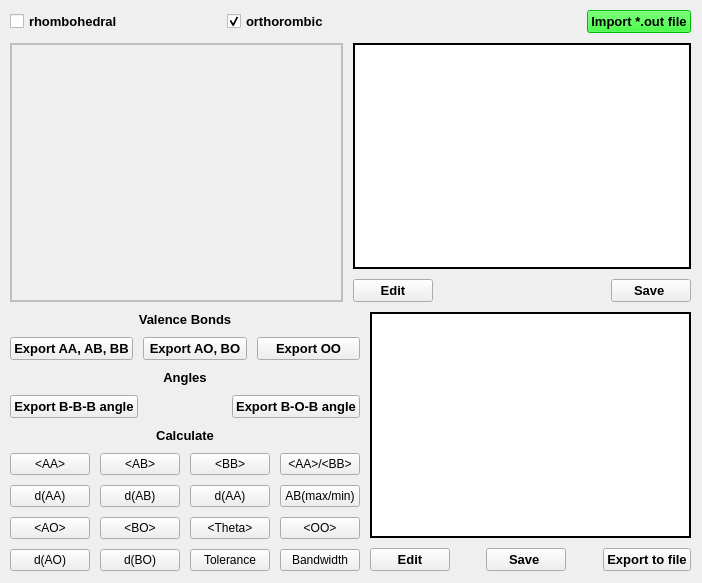
<?xml version="1.0" encoding="UTF-8"?>
<ui version="4.0">
 <class>MainWindow</class>
 <widget class="QMainWindow" name="MainWindow">
  <property name="geometry">
   <rect>
    <x>0</x>
    <y>0</y>
    <width>702</width>
    <height>583</height>
   </rect>
  </property>
  <property name="sizePolicy">
   <sizepolicy hsizetype="Fixed" vsizetype="Fixed">
    <horstretch>0</horstretch>
    <verstretch>0</verstretch>
   </sizepolicy>
  </property>
  <property name="windowTitle">
   <string>MainWindow</string>
  </property>
  <widget class="QWidget" name="centralwidget">
   <property name="styleSheet">
    <string notr="true"/>
   </property>
   <widget class="QWidget" name="layoutWidget">
    <property name="geometry">
     <rect>
      <x>10</x>
      <y>10</y>
      <width>681</width>
      <height>561</height>
     </rect>
    </property>
    <layout class="QVBoxLayout" name="Main_Layout">
     <property name="spacing">
      <number>10</number>
     </property>
     <item>
      <layout class="QHBoxLayout" name="HLayout_1">
       <item>
        <widget class="QCheckBox" name="rhombohedral">
         <property name="font">
          <font>
           <pointsize>10</pointsize>
           <weight>75</weight>
           <bold>true</bold>
          </font>
         </property>
         <property name="text">
          <string>rhombohedral</string>
         </property>
         <property name="iconSize">
          <size>
           <width>25</width>
           <height>25</height>
          </size>
         </property>
        </widget>
       </item>
       <item>
        <spacer name="horizontalSpacer">
         <property name="orientation">
          <enum>Qt::Horizontal</enum>
         </property>
         <property name="sizeHint" stdset="0">
          <size>
           <width>78</width>
           <height>20</height>
          </size>
         </property>
        </spacer>
       </item>
       <item>
        <widget class="QCheckBox" name="orthorombic">
         <property name="font">
          <font>
           <pointsize>10</pointsize>
           <weight>75</weight>
           <bold>true</bold>
          </font>
         </property>
         <property name="autoFillBackground">
          <bool>false</bool>
         </property>
         <property name="text">
          <string>orthorombic</string>
         </property>
         <property name="iconSize">
          <size>
           <width>25</width>
           <height>25</height>
          </size>
         </property>
         <property name="checkable">
          <bool>true</bool>
         </property>
         <property name="checked">
          <bool>true</bool>
         </property>
         <property name="tristate">
          <bool>false</bool>
         </property>
        </widget>
       </item>
       <item>
        <spacer name="horizontalSpacer_2">
         <property name="orientation">
          <enum>Qt::Horizontal</enum>
         </property>
         <property name="sizeHint" stdset="0">
          <size>
           <width>248</width>
           <height>20</height>
          </size>
         </property>
        </spacer>
       </item>
       <item>
        <widget class="QPushButton" name="import_out_button">
         <property name="font">
          <font>
           <pointsize>10</pointsize>
           <weight>75</weight>
           <bold>true</bold>
          </font>
         </property>
         <property name="styleSheet">
          <string notr="true">background-color: rgb(0, 255, 0);
border-color: rgb(0, 0, 255);</string>
         </property>
         <property name="text">
          <string>Import *.out file</string>
         </property>
         <property name="iconSize">
          <size>
           <width>25</width>
           <height>25</height>
          </size>
         </property>
        </widget>
       </item>
      </layout>
     </item>
     <item>
      <layout class="QHBoxLayout" name="HLayout_2">
       <item>
        <widget class="QTextEdit" name="import_results_textedit">
         <property name="enabled">
          <bool>false</bool>
         </property>
         <property name="font">
          <font>
           <pointsize>10</pointsize>
          </font>
         </property>
         <property name="frameShape">
          <enum>QFrame::Box</enum>
         </property>
         <property name="frameShadow">
          <enum>QFrame::Plain</enum>
         </property>
         <property name="lineWidth">
          <number>2</number>
         </property>
         <property name="lineWrapMode">
          <enum>QTextEdit::WidgetWidth</enum>
         </property>
        </widget>
       </item>
       <item>
        <layout class="QVBoxLayout" name="verticalLayout_2">
         <item>
          <widget class="QTextEdit" name="variables">
           <property name="font">
            <font>
             <pointsize>10</pointsize>
            </font>
           </property>
           <property name="styleSheet">
            <string notr="true"/>
           </property>
           <property name="frameShape">
            <enum>QFrame::Box</enum>
           </property>
           <property name="frameShadow">
            <enum>QFrame::Plain</enum>
           </property>
           <property name="lineWidth">
            <number>2</number>
           </property>
          </widget>
         </item>
         <item>
          <layout class="QHBoxLayout" name="horizontalLayout_2">
           <item>
            <widget class="QPushButton" name="Edit_variables">
             <property name="font">
              <font>
               <pointsize>10</pointsize>
               <weight>75</weight>
               <bold>true</bold>
              </font>
             </property>
             <property name="text">
              <string>Edit</string>
             </property>
            </widget>
           </item>
           <item>
            <spacer name="horizontalSpacer_3">
             <property name="orientation">
              <enum>Qt::Horizontal</enum>
             </property>
             <property name="sizeHint" stdset="0">
              <size>
               <width>168</width>
               <height>20</height>
              </size>
             </property>
            </spacer>
           </item>
           <item>
            <widget class="QPushButton" name="Save_variables">
             <property name="font">
              <font>
               <pointsize>10</pointsize>
               <weight>75</weight>
               <bold>true</bold>
              </font>
             </property>
             <property name="text">
              <string>Save </string>
             </property>
            </widget>
           </item>
          </layout>
         </item>
        </layout>
       </item>
      </layout>
     </item>
     <item>
      <layout class="QHBoxLayout" name="HLayout_3">
       <item>
        <layout class="QVBoxLayout" name="verticalLayout_3">
         <item>
          <widget class="QLabel" name="label_1">
           <property name="font">
            <font>
             <pointsize>10</pointsize>
             <weight>75</weight>
             <bold>true</bold>
             <strikeout>false</strikeout>
             <kerning>true</kerning>
            </font>
           </property>
           <property name="text">
            <string>Valence Bonds</string>
           </property>
           <property name="alignment">
            <set>Qt::AlignCenter</set>
           </property>
          </widget>
         </item>
         <item>
          <layout class="QHBoxLayout" name="horizontalLayout_4">
           <item>
            <widget class="QPushButton" name="Export_AA_AB_BB">
             <property name="font">
              <font>
               <pointsize>10</pointsize>
               <weight>75</weight>
               <bold>true</bold>
              </font>
             </property>
             <property name="text">
              <string>Export AA, AB, BB</string>
             </property>
            </widget>
           </item>
           <item>
            <widget class="QPushButton" name="Export_AO_BO">
             <property name="font">
              <font>
               <pointsize>10</pointsize>
               <weight>75</weight>
               <bold>true</bold>
              </font>
             </property>
             <property name="text">
              <string>Export AO, BO</string>
             </property>
            </widget>
           </item>
           <item>
            <widget class="QPushButton" name="Export_OO">
             <property name="font">
              <font>
               <pointsize>10</pointsize>
               <weight>75</weight>
               <bold>true</bold>
              </font>
             </property>
             <property name="text">
              <string>Export OO</string>
             </property>
            </widget>
           </item>
          </layout>
         </item>
         <item>
          <widget class="QLabel" name="label">
           <property name="font">
            <font>
             <pointsize>10</pointsize>
             <weight>75</weight>
             <bold>true</bold>
             <strikeout>false</strikeout>
             <kerning>true</kerning>
            </font>
           </property>
           <property name="text">
            <string>Angles</string>
           </property>
           <property name="alignment">
            <set>Qt::AlignCenter</set>
           </property>
          </widget>
         </item>
         <item>
          <layout class="QHBoxLayout" name="horizontalLayout_5">
           <item>
            <widget class="QPushButton" name="Angle_B_B_B">
             <property name="font">
              <font>
               <pointsize>10</pointsize>
               <weight>75</weight>
               <bold>true</bold>
              </font>
             </property>
             <property name="text">
              <string>Export B-B-B angle</string>
             </property>
            </widget>
           </item>
           <item>
            <spacer name="horizontalSpacer_4">
             <property name="orientation">
              <enum>Qt::Horizontal</enum>
             </property>
             <property name="sizeHint" stdset="0">
              <size>
               <width>58</width>
               <height>20</height>
              </size>
             </property>
            </spacer>
           </item>
           <item>
            <widget class="QPushButton" name="Angle_B_O_B">
             <property name="font">
              <font>
               <pointsize>10</pointsize>
               <weight>75</weight>
               <bold>true</bold>
              </font>
             </property>
             <property name="text">
              <string>Export B-O-B angle</string>
             </property>
            </widget>
           </item>
          </layout>
         </item>
         <item>
          <widget class="QLabel" name="label_2">
           <property name="font">
            <font>
             <pointsize>10</pointsize>
             <weight>75</weight>
             <bold>true</bold>
             <strikeout>false</strikeout>
             <kerning>true</kerning>
            </font>
           </property>
           <property name="text">
            <string>Calculate</string>
           </property>
           <property name="alignment">
            <set>Qt::AlignCenter</set>
           </property>
          </widget>
         </item>
         <item>
          <layout class="QGridLayout" name="gridLayout">
           <item row="0" column="0">
            <widget class="QPushButton" name="ave_AA">
             <property name="text">
              <string>&lt;AA&gt;</string>
             </property>
            </widget>
           </item>
           <item row="0" column="1">
            <widget class="QPushButton" name="ave_AB">
             <property name="text">
              <string>&lt;AB&gt;</string>
             </property>
            </widget>
           </item>
           <item row="0" column="2">
            <widget class="QPushButton" name="ave_BB">
             <property name="text">
              <string>&lt;BB&gt;</string>
             </property>
            </widget>
           </item>
           <item row="0" column="3">
            <widget class="QPushButton" name="ave_AA_BB">
             <property name="text">
              <string>&lt;AA&gt;/&lt;BB&gt;</string>
             </property>
            </widget>
           </item>
           <item row="1" column="0">
            <widget class="QPushButton" name="def_AA">
             <property name="text">
              <string>d(AA)</string>
             </property>
            </widget>
           </item>
           <item row="1" column="1">
            <widget class="QPushButton" name="def_AB">
             <property name="text">
              <string>d(AB)</string>
             </property>
            </widget>
           </item>
           <item row="1" column="2">
            <widget class="QPushButton" name="def_BB">
             <property name="text">
              <string>d(AA)</string>
             </property>
            </widget>
           </item>
           <item row="1" column="3">
            <widget class="QPushButton" name="maxmin_AB">
             <property name="text">
              <string>AB(max/min)</string>
             </property>
            </widget>
           </item>
           <item row="2" column="0">
            <widget class="QPushButton" name="ave_AO">
             <property name="text">
              <string>&lt;AO&gt;</string>
             </property>
            </widget>
           </item>
           <item row="2" column="1">
            <widget class="QPushButton" name="ave_BO">
             <property name="text">
              <string>&lt;BO&gt;</string>
             </property>
            </widget>
           </item>
           <item row="2" column="2">
            <widget class="QPushButton" name="ave_Theta">
             <property name="text">
              <string>&lt;Theta&gt;</string>
             </property>
            </widget>
           </item>
           <item row="2" column="3">
            <widget class="QPushButton" name="ave_OO">
             <property name="text">
              <string>&lt;OO&gt;</string>
             </property>
            </widget>
           </item>
           <item row="3" column="0">
            <widget class="QPushButton" name="def_AO">
             <property name="text">
              <string>d(AO)</string>
             </property>
            </widget>
           </item>
           <item row="3" column="1">
            <widget class="QPushButton" name="def_BO">
             <property name="text">
              <string>d(BO)</string>
             </property>
            </widget>
           </item>
           <item row="3" column="2">
            <widget class="QPushButton" name="tolerance_factor">
             <property name="text">
              <string>Tolerance</string>
             </property>
            </widget>
           </item>
           <item row="3" column="3">
            <widget class="QPushButton" name="bandwidth">
             <property name="text">
              <string>Bandwidth</string>
             </property>
            </widget>
           </item>
          </layout>
         </item>
        </layout>
       </item>
       <item>
        <layout class="QVBoxLayout" name="verticalLayout">
         <item>
          <widget class="QTextEdit" name="calculated">
           <property name="font">
            <font>
             <pointsize>10</pointsize>
            </font>
           </property>
           <property name="autoFillBackground">
            <bool>false</bool>
           </property>
           <property name="styleSheet">
            <string notr="true"/>
           </property>
           <property name="frameShape">
            <enum>QFrame::Box</enum>
           </property>
           <property name="frameShadow">
            <enum>QFrame::Plain</enum>
           </property>
           <property name="lineWidth">
            <number>2</number>
           </property>
          </widget>
         </item>
         <item>
          <layout class="QHBoxLayout" name="horizontalLayout_3">
           <item>
            <widget class="QPushButton" name="Edit_results">
             <property name="font">
              <font>
               <pointsize>10</pointsize>
               <weight>75</weight>
               <bold>true</bold>
              </font>
             </property>
             <property name="text">
              <string>Edit</string>
             </property>
            </widget>
           </item>
           <item>
            <spacer name="horizontalSpacer_5">
             <property name="orientation">
              <enum>Qt::Horizontal</enum>
             </property>
             <property name="sizeHint" stdset="0">
              <size>
               <width>40</width>
               <height>20</height>
              </size>
             </property>
            </spacer>
           </item>
           <item>
            <widget class="QPushButton" name="Save_results">
             <property name="font">
              <font>
               <pointsize>10</pointsize>
               <weight>75</weight>
               <bold>true</bold>
              </font>
             </property>
             <property name="text">
              <string>Save </string>
             </property>
            </widget>
           </item>
           <item>
            <spacer name="horizontalSpacer_6">
             <property name="orientation">
              <enum>Qt::Horizontal</enum>
             </property>
             <property name="sizeHint" stdset="0">
              <size>
               <width>40</width>
               <height>20</height>
              </size>
             </property>
            </spacer>
           </item>
           <item>
            <widget class="QPushButton" name="export_to_file">
             <property name="font">
              <font>
               <pointsize>10</pointsize>
               <weight>75</weight>
               <bold>true</bold>
              </font>
             </property>
             <property name="text">
              <string>Export to file</string>
             </property>
            </widget>
           </item>
          </layout>
         </item>
        </layout>
       </item>
      </layout>
     </item>
    </layout>
   </widget>
  </widget>
 </widget>
 <resources/>
 <connections/>
</ui>
